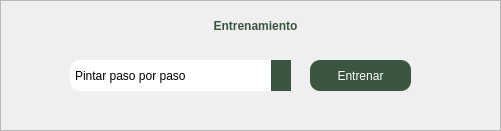
          <widget class="QFrame" name="frame_5">
           <property name="geometry">
            <rect>
             <x>0</x>
             <y>350</y>
             <width>501</width>
             <height>131</height>
            </rect>
           </property>
           <property name="frameShape">
            <enum>QFrame::StyledPanel</enum>
           </property>
           <property name="frameShadow">
            <enum>QFrame::Raised</enum>
           </property>
           <widget class="QLabel" name="label_22">
            <property name="geometry">
             <rect>
              <x>100</x>
              <y>10</y>
              <width>311</width>
              <height>31</height>
             </rect>
            </property>
            <property name="styleSheet">
             <string notr="true">font: 14pt &quot;Roboto&quot;;
color: #3b5540;
font-weight: bold;
</string>
            </property>
            <property name="text">
             <string>Entrenamiento</string>
            </property>
            <property name="textFormat">
             <enum>Qt::AutoText</enum>
            </property>
            <property name="alignment">
             <set>Qt::AlignCenter</set>
            </property>
           </widget>
           <widget class="QComboBox" name="BoxEntre">
            <property name="geometry">
             <rect>
              <x>70</x>
              <y>60</y>
              <width>221</width>
              <height>31</height>
             </rect>
            </property>
            <property name="styleSheet">
             <string notr="true">QComboBox {
    border: none;
	background: white;
    border-radius: 10px;
	font: 10pt &quot;Roboto&quot;;
}

QComboBox::drop-down {
	width: 20px;
    border: none;
    background: #3b5540;
}

QComboBox::drop-down:checked {
    background-color: #bfff91; 
}

QComboBox::drop-down {
    image: url(&quot;C:/Users/victo/OneDrive/Escritorio/perceptron/arrow.png&quot;);
    background: url(&quot;C:/Users/victo/OneDrive/Escritorio/perceptron/arrow.png&quot;) no-repeat center center;
    width: 10px;
    border: none;
 	background: #3b5540;
    background-size: contain;
	padding: 5px;
}

QComboBox QAbstractItemView {
    background-color: white;
}
</string>
            </property>
            <item>
             <property name="text">
              <string>Pintar paso por paso</string>
             </property>
            </item>
            <item>
             <property name="text">
              <string>Resultado inmediato</string>
             </property>
            </item>
           </widget>
           <widget class="QPushButton" name="bt_entre">
            <property name="geometry">
             <rect>
              <x>310</x>
              <y>60</y>
              <width>101</width>
              <height>31</height>
             </rect>
            </property>
            <property name="styleSheet">
             <string notr="true">QPushButton {
	border: 0px;
	border-radius: 10px;
	background-color: #3b5540;
	color: rgb(255, 255, 255);
	font: 10pt &quot;Roboto&quot;;
}
QPushButton:hover {
    background-color: #bfff91;
}
</string>
            </property>
            <property name="text">
             <string>Entrenar</string>
            </property>
           </widget>
           <zorder>BoxEntre</zorder>
           <zorder>bt_entre</zorder>
           <zorder>label_22</zorder>
          </widget>
